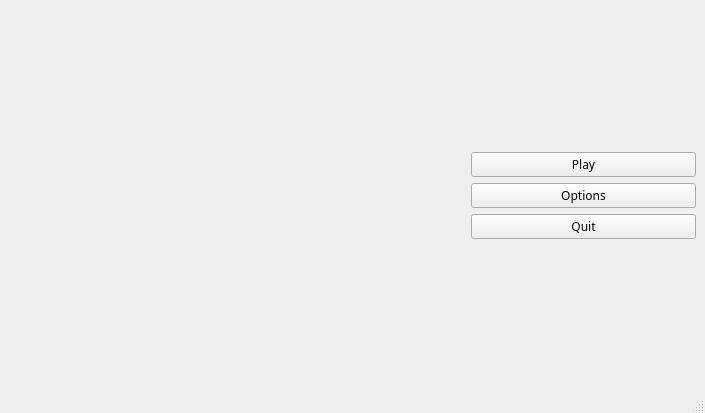
<?xml version="1.0" encoding="UTF-8"?>
<ui version="4.0">
 <class>MainWindow</class>
 <widget class="QMainWindow" name="MainWindow">
  <property name="geometry">
   <rect>
    <x>0</x>
    <y>0</y>
    <width>705</width>
    <height>413</height>
   </rect>
  </property>
  <property name="sizePolicy">
   <sizepolicy hsizetype="Expanding" vsizetype="Expanding">
    <horstretch>0</horstretch>
    <verstretch>0</verstretch>
   </sizepolicy>
  </property>
  <property name="windowTitle">
   <string>MainWindow</string>
  </property>
  <widget class="QWidget" name="centralwidget">
   <layout class="QGridLayout" name="gridLayout">
    <item row="1" column="0">
     <layout class="QHBoxLayout" name="horizontalLayout">
      <item>
       <widget class="QLabel" name="label">
        <property name="text">
         <string/>
        </property>
       </widget>
      </item>
      <item>
       <widget class="QLabel" name="label_2">
        <property name="text">
         <string/>
        </property>
       </widget>
      </item>
      <item>
       <layout class="QVBoxLayout" name="verticalLayout">
        <item>
         <widget class="QPushButton" name="play_button">
          <property name="font">
           <font>
            <family>MV Boli</family>
           </font>
          </property>
          <property name="text">
           <string>Play</string>
          </property>
          <property name="iconSize">
           <size>
            <width>287</width>
            <height>21</height>
           </size>
          </property>
         </widget>
        </item>
        <item>
         <widget class="QPushButton" name="options_button">
          <property name="font">
           <font>
            <family>MV Boli</family>
           </font>
          </property>
          <property name="text">
           <string>Options</string>
          </property>
         </widget>
        </item>
        <item>
         <widget class="QPushButton" name="quit_button">
          <property name="font">
           <font>
            <family>MV Boli</family>
           </font>
          </property>
          <property name="text">
           <string>Quit</string>
          </property>
         </widget>
        </item>
       </layout>
      </item>
     </layout>
    </item>
   </layout>
  </widget>
  <widget class="QMenuBar" name="menubar">
   <property name="geometry">
    <rect>
     <x>0</x>
     <y>0</y>
     <width>705</width>
     <height>20</height>
    </rect>
   </property>
  </widget>
  <widget class="QStatusBar" name="statusbar"/>
 </widget>
 <resources/>
 <connections/>
</ui>
